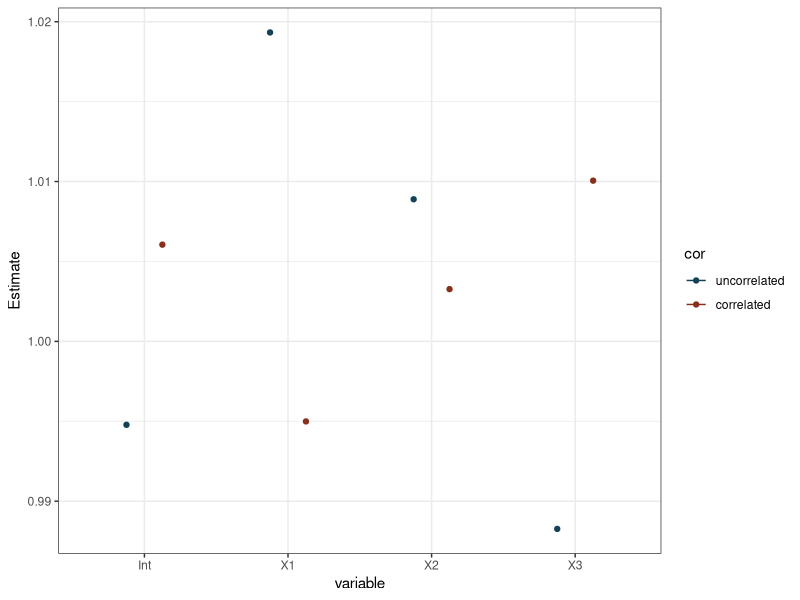
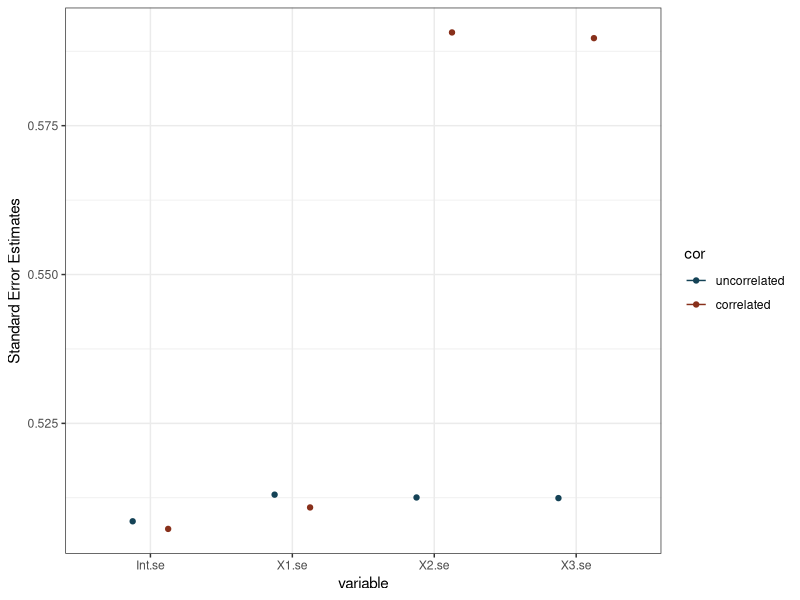
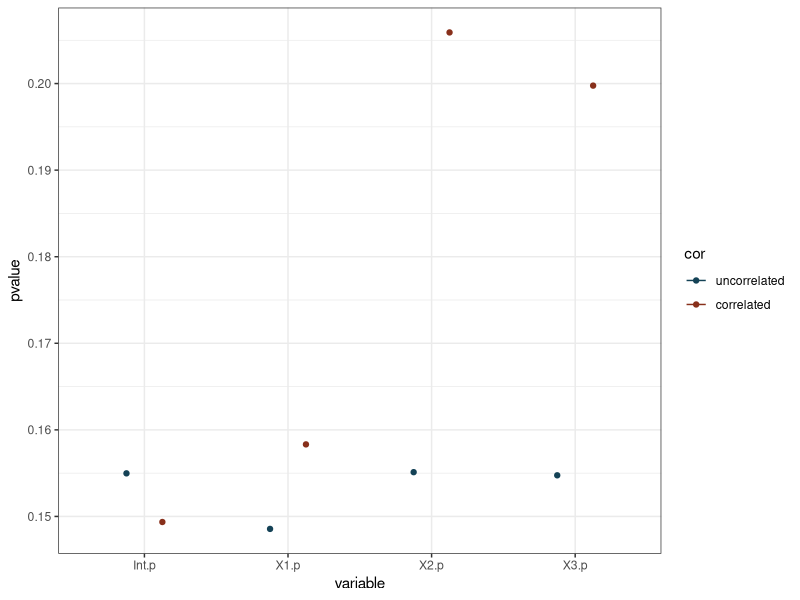

Here is the R script that generated these plots, in order:
## ---- chunk 1
library(MASS)
library(reshape2)
library(ggplot2)

set.seed(42)

gen.data <- function(n, cor){
  #correlations between predictors
  VCV <- matrix(c(1, 0, 0,
                  0, 1, cor,
                  0, cor, 1), nrow=3, ncol=3)
  rownames(VCV) <- c('X1', 'X2', 'X3')
  dat <- as.data.frame(mvrnorm(n = n, mu = rep(0, 3), Sigma = VCV))
  params <- c(1, 1, 1)
  dat$y <- rnorm(n=dim(dat)[1], mean=(1 + as.matrix(dat) %*% params), 5)
  return(dat)
}
## ---- chunk 2
df<-gen.data(100, .3)
summary(lm(df$y ~ df$X1 + df$X2 + df$X3))
## ---- chunk 3
correlations <- sample(rep(c(0, .5), each=2500))

results.mat <- as.matrix(cbind(run=1:5000, correlations, matrix(0, 5000, 12)))
colnames(results.mat) <- c('run', 'cor', 'Int', 'X1', 'X2', 'X3', 
                           'Int.se', 'X1.se', 'X2.se', 'X3.se',
                           'Int.p', 'X1.p', 'X2.p', 'X3.p')

for(i in 1:5000){
  df <- gen.data(100, correlations[i])
  mod <- lm(df$y ~ df$X1 + df$X2 + df$X3)
  results.mat[i,3:14] <- summary(mod)$coefficients[c(1:8, 13:16)]
}

coefs <- melt(as.data.frame(results.mat), id.vars=c('run', 'cor'), 
              measure.vars=c('Int', 'X1', 'X2', 'X3'))
se <- melt(as.data.frame(results.mat), id.vars=c('run', 'cor'),
           measure.vars=c('Int.se', 'X1.se', 'X2.se', 'X3.se'))
pvals <- melt(as.data.frame(results.mat), id.vars=c('run', 'cor'),
              measure.vars=c('Int.p', 'X1.p', 'X2.p', 'X3.p'))

## ---- chunk 4
coefs$cor <- factor(coefs$cor, labels = c('uncorrelated', 'correlated'))

ggplot(coefs, aes(x=variable, y=value, color=cor, group=cor)) + 
  stat_summary(fun.y=mean, geom='point', position=position_dodge(.5)) + 
  stat_summary(fun.data=mean_cl_boot, geom='errorbar', 
               position=position_dodge(.5)) + 
  scale_color_manual(values=c('#144256', '#88301B')) + 
  theme_bw() + ylab('Estimate')
## ---- chunk 5
se$cor <- factor(se$cor, labels = c('uncorrelated', 'correlated'))

ggplot(se, aes(x=variable, y=value, color=cor, group=cor)) + 
  stat_summary(fun.y=mean, geom='point', position=position_dodge(.5)) + 
  stat_summary(fun.data=mean_cl_boot, geom='errorbar', 
               position=position_dodge(.5)) + 
  scale_color_manual(values=c('#144256', '#88301B')) + 
  theme_bw() + ylab('Standard Error Estimates')
## ---- chunk 6
pvals$cor <- factor(pvals$cor, labels = c('uncorrelated', 'correlated'))

ggplot(pvals, aes(x=variable, y=value, color=cor, group=cor)) + 
  stat_summary(fun.y=mean, geom='point', position=position_dodge(.5)) + 
  stat_summary(fun.data=mean_cl_boot, geom='errorbar', 
               position=position_dodge(.5)) + 
  scale_color_manual(values=c('#144256', '#88301B')) + 
  theme_bw() + ylab('pvalue')
## ---- chunk 7
summary(lm(value~cor*variable, subset=variable!='Int', data=coefs))

summary(lm(value~cor*variable, subset=variable!='Int.se', data=se))

summary(lm(value~cor*variable, subset=variable!='Int.p', data=pvals))

